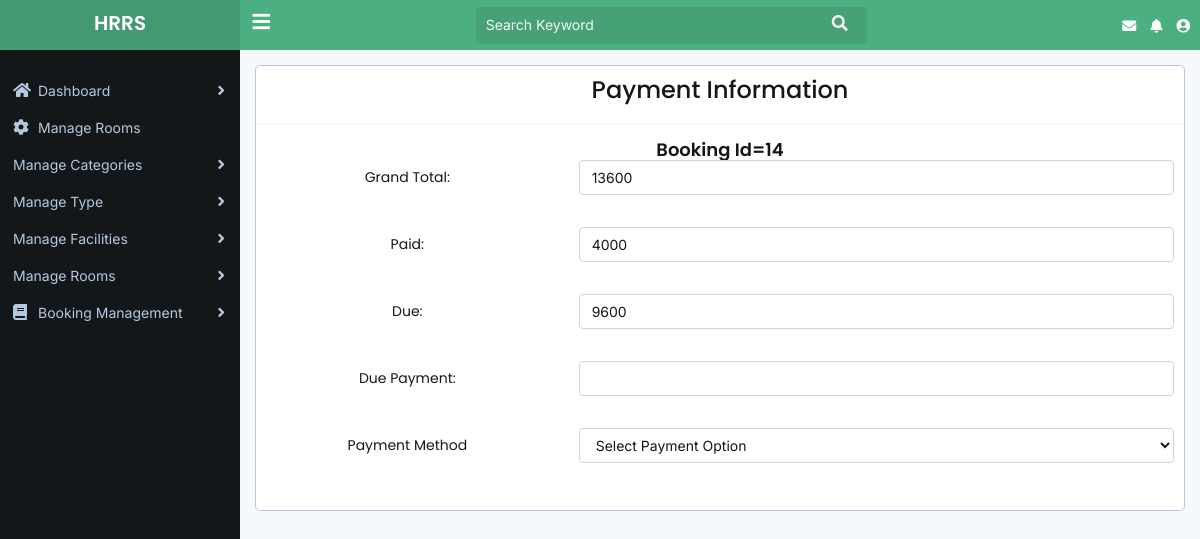
/updatepayment.php?payment_id=1 (signed in), run on the app's committed database.
### tables this page shows
CREATE TABLE `payment` (
  `payment_id` int(11) NOT NULL,
  `book_id` int(11) NOT NULL,
  `paid` varchar(50) NOT NULL,
  `due` varchar(50) NOT NULL,
  `method` varchar(50) NOT NULL,
  `created_at` datetime DEFAULT current_timestamp()
);

CREATE TABLE `booking` (
  `book_id` int(11) NOT NULL,
  `admin_id` int(11) DEFAULT NULL,
  `user_id` int(11) DEFAULT NULL,
  `guest_id` int(11) NOT NULL,
  `check_in_time` varchar(255) NOT NULL,
  `check_out_time` varchar(255) NOT NULL,
  `status` int(11) DEFAULT 1,
  `sub_total` varchar(255) NOT NULL,
  `vat` varchar(50) NOT NULL,
  `discount` varchar(50) NOT NULL,
  `grand_total` varchar(255) NOT NULL,
  `issue_date` datetime DEFAULT current_timestamp()
);

### updatepayment.php (the view, shortened to what this page needs)
<?php include 'header.php';
include 'sidebar.php' ?>
			<div class="main-content-area">
				<div class="content">
					<div class="container-fluid">
						<div class="row">
							<div class="col-lg-12">
								<div class="box text-center">
                                <div class="box-header with-border">
                                                    <h2 class="box-title">Payment Information</h2>
                                                </div>
                                                <div class="box-body">
                                                <?php
									if(isset($_GET['payment_id'])){
                                    $id= $_GET['payment_id'];
                                    $sql="SELECT*FROM payment WHERE payment_id='$id'";
                                    $run=$conn->query($sql);
                                    if($run->num_rows > 0){
                                    $result_1=$run->fetch_assoc()?>
                                                    <h4>Booking Id=<?php echo $result_1['book_id']?></h4>
                                                    <form action="book.php?payment_id=<?php echo $result_1['payment_id']?>" method="post">
                                                    <?php
                      $book_id= $result_1['book_id'];
                    $sql="SELECT * FROM booking  WHERE $book_id=`book_id`";
                    $run=$conn->query($sql);
                    if($run->num_rows > 0){
                    $result=$run->fetch_assoc()?>
                                                    <div class="form-group row">
                                                        <label for="grand_total" class="col-lg-4 col-form-label">Grand
                                                            Total:</label>
                                                        <div class="col-lg-8">
                                                            <input class="form-group form-control" type="text" value="<?php echo $result['grand_total']?>"
                                                                id="grand_total" name="grand_total">
                                                        </div>
                                                    </div>
                                                    <div class="form-group row">
                                                        <label for="paid" class="col-lg-4 col-form-label">Paid:</label>
                                                        <div class="col-lg-8">
                                                            <input class="form-group form-control" type="text" id="paid" value="<?php echo $result_1['paid']?>"
                                                                name="paid">
                                                        </div>
                                                    </div>
                                                    <div class="form-group row">
                                                        <label for="due" class="col-lg-4 col-form-label">Due:</label>
                                                        <div class="col-lg-8">
                                                            <input class="form-group form-control" type="text" id="due" value="<?php echo $result_1['due']?>"
                                                                name="due">
                                                        </div>
                                                    </div>
                                                    <div class="form-group row">
                                                        <label for="paid" class="col-lg-4 col-form-label">Due Payment:</label>
                                                        <div class="col-lg-8">
                                                            <input class="form-group form-control" type="text" id="dpaid"
                                                                name="dpaid">
                                                        </div>
                                                    </div>
                                                    <div class="form-group row">
                                                        <label for="" class="col-lg-4 col-form-label">Payment
                                                            Method</label>
                                                        <div class="col-lg-8">
                                                            <select name="payment_medhod" id="" class="form-group form-control">
                                                                <option value="">Select Payment Option</option>
                                                            </select>
                                                        </div>
                                                    </div>
                                                    </form>
                                                    <?php
                                }
                                }
                                }
                                    ?>
                                                </div>
								</div>
							</div>
						</div>
					</div>
				</div>
			</div>
<?php include 'footer.php'?>

### assets/css/style.css (style rules this page uses)
* { margin: 0px; padding: 0px; box-sizing: border-box; outline: none; }
html, body { width: 100%; height: 100%; }
body { font-family: "Inter", sans-serif; font-size: 14px; line-height: normal; background: #f6f9fb; }
h1, h2, h3, h4, h5, h6 { font-family: "Poppins", sans-serif; font-weight: 600; margin: 0; padding: 0; color: #14171a; }
h2 { font-size: 24px; }
h4 { font-size: 18px; }
.main-content-area { width: calc(100% - 240px); margin-left: 240px; transition: 300ms linear; padding: 15px 0px; }
.box { background: #ffffff; border: 1px solid #b4c9de; border-radius: 5px; margin-bottom: 30px; }
.box .box-header { padding: 10px 10px 15px 10px; }
.box .box-header.with-border { border-bottom: 1px solid #f5f5f5; }
.box .box-header .box-title { padding-bottom: 3px; font-weight: 500; }
.box .box-body { padding: 15px 10px; }
.form-group label { color: #14171a; font-family: "Poppins", sans-serif; }
.form-group .form-control { font-size: 14px; font-weight: 400; color: #14171a; }
.form-group .form-control::placeholder { font-weight: 300; }

### data on the page
payment: book "14", paid "4000", due "9600"
booking: grand_total "13600"
